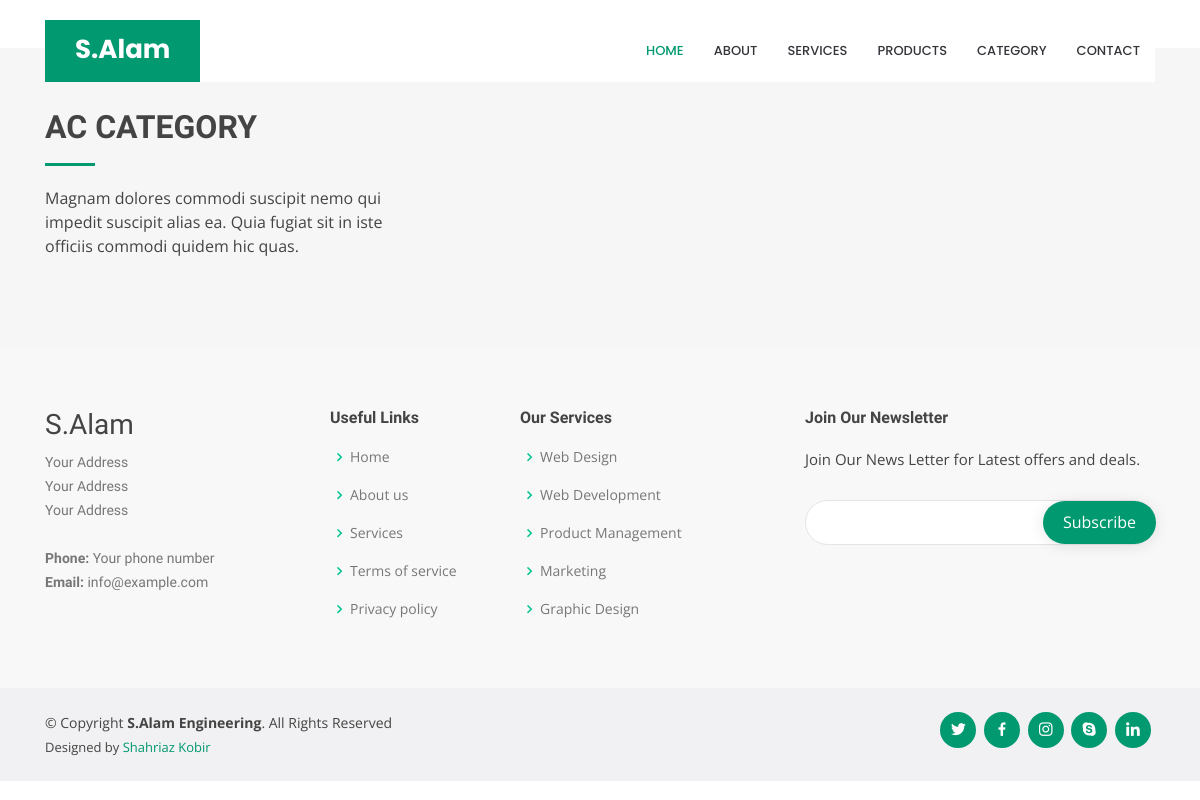
/product/productcategory/, run on an earlier commit of the app's database.
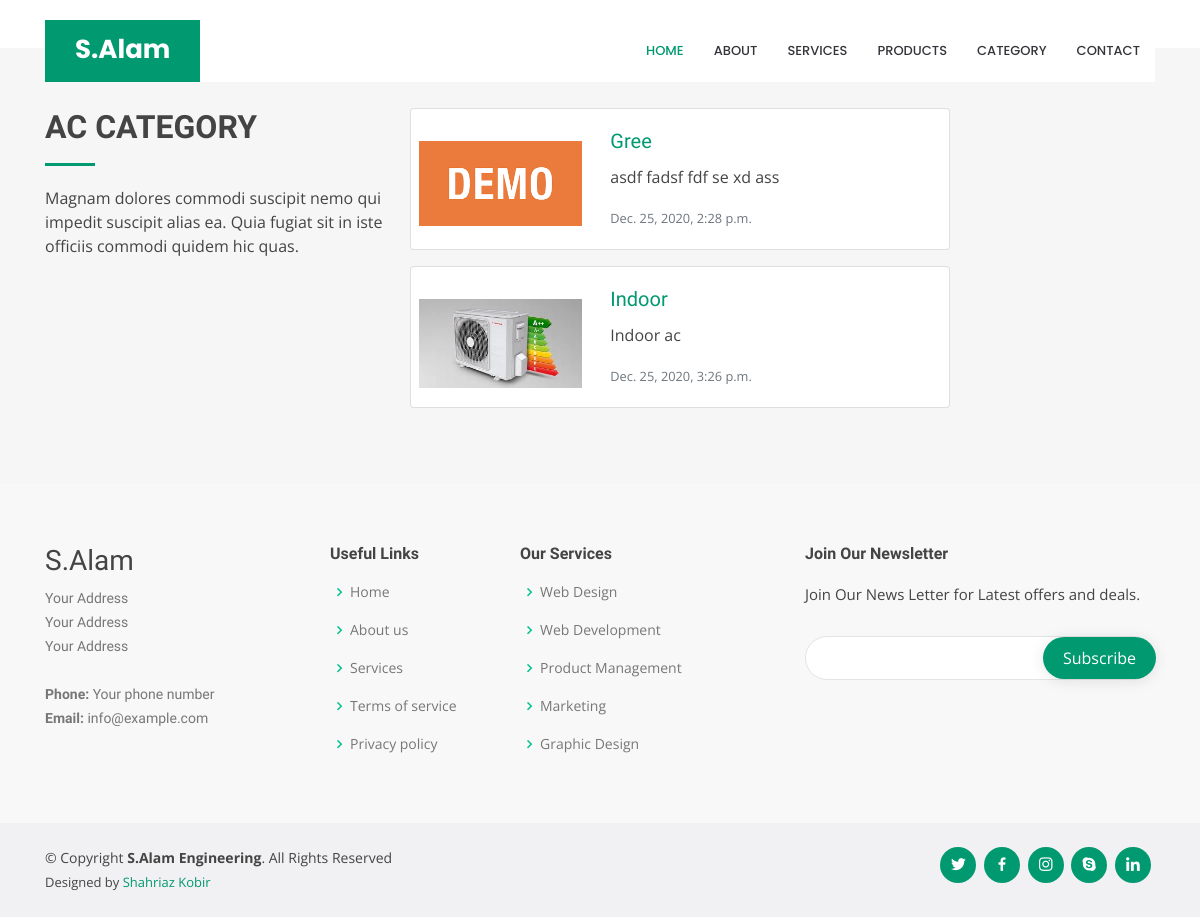
And on a later commit of the database.
### product/models.py (models this page shows, shortened)
class AcCategory(models.Model):
    ac_category_name = models.CharField(max_length=250, null=False)
    ac_category_details = models.TextField(max_length=250, null=False)
    ac_category_image = models.ImageField(default='de_ac_cat.png', upload_to='ac_cat_photo')
    uploaded_by = CurrentUserField()
    upload_date = models.DateTimeField(auto_now_add=True, blank=False)

### product/views.py (the view)
# urls.py: path('productcategory/', product_category_view, name='category'),
def product_category_view(request):
    category = AcCategory.objects.all()
    context = {
        'page_title': 'AC Category\'s',
        'category': category
    }
    return render(request, 'product/product_category.html', context)

### templates/product/product_category.html
{% extends 'salameng/Layout.html' %}
{% block content %}
    <section id="services" class="services section-bg mt-5">
        <div class="container">
            <div class="row">
                <div class="col-lg-4">
                    <div class="section-title" data-aos="fade-right">
                        <h2>AC Category</h2>
                        <p>Magnam dolores commodi suscipit nemo qui impedit suscipit alias ea. Quia fugiat sit in iste
                            officiis commodi quidem hic quas.</p>
                    </div>
                </div>
                <div class="col-lg-8">
                    <div class="row">
                        {% for pc in category %}
                            <div class="card mb-3" style="max-width: 540px;min-width: 540px">
                                <div class="row no-gutters">
                                    <div class="col-md-4">
                                        <img src="{{ pc.ac_category_image.url }}" class="card-img p-2 mt-4" alt="ac_image">
                                    </div>
                                    <div class="col-md-8">
                                        <div class="card-body">
                                            <h5 class="card-title"><a
                                                    href="{% url 'product:category_to_info' pc.ac_category_name %}">{{ pc.ac_category_name }}</a>
                                            </h5>
                                            <p class="card-text">{{ pc.ac_category_details }}</p>
                                            <p class="card-text"><small
                                                    class="text-muted">{{ pc.upload_date }}</small>
                                            </p>
                                        </div>
                                    </div>
                                </div>
                            </div>
                        {% endfor %}
                    </div>
                </div>
            </div>
        </div>
    </section>
{% endblock %}

What changed in the data, as far as the page shows it:
added AcCategory: ac_category_image (picture), ac_category_name "Gree", ac_category_details "asdf fadsf fdf se xd ass", upload_date "Dec. 25, 2020, 2:28 p.m."
added AcCategory: ac_category_image (picture), ac_category_name "Indoor", ac_category_details "Indoor ac", upload_date "Dec. 25, 2020, 3:26 p.m."
